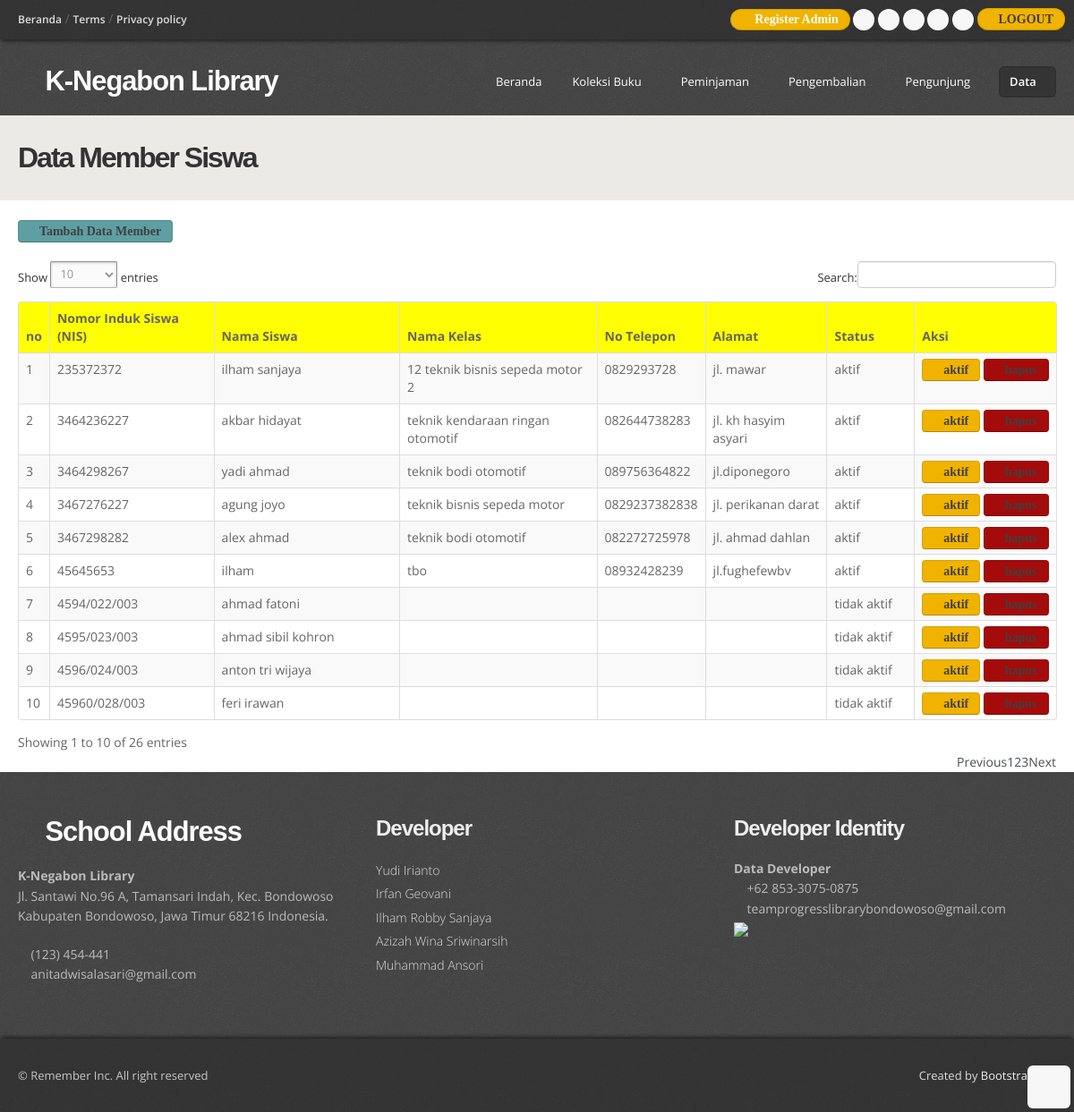
Page /admin/data_member.php (signed in) on the committed database.
### tables this page shows
CREATE TABLE `member_perpus` (
  `nis` varchar(15) NOT NULL,
  `nama_siswa` varchar(30) NOT NULL,
  `jurusan` varchar(40) NOT NULL,
  `no_telp` varchar(15) NOT NULL,
  `alamat` varchar(50) NOT NULL,
  `status` varchar(20) NOT NULL
);

### admin/functions.php (called while the page is built, shortened)
<?php
$conn = mysqli_connect("localhost", "root", "", "perpustakaan");
function query($query) {
    global $conn;
    $result = mysqli_query($conn, $query);
    $rows = [];
    while ($row = mysqli_fetch_assoc($result)){
        $rows[] = $row;
    }
    return $rows;
}
?>

### admin/data_member.php (the view, shortened to what this page needs)
<?php
require 'functions.php';
$data_member = query ("SELECT * FROM member_perpus");
?>
<!DOCTYPE html>
<html lang="en">
<head>
  <link href="css/bootstrap.css" rel="stylesheet" />
  <link href="css/bootstrap-responsive.css" rel="stylesheet" />
  <link href="css/prettyPhoto.css" rel="stylesheet" />
  <link href="css/style.css" rel="stylesheet">
  <link href="js/dataTables/dataTables.bootstrap.css" rel="stylesheet">
  <link id="t-colors" href="color/default.css" rel="stylesheet" />
</head>
<body>
  <div id="wrapper">
    <header>
    <?php include 'tag_header.php';  ?>
      <div class="container">
        <div class="row nomargin">
          <div class="span4">
            <div class="logo">
              <h1><a href="index.html"><i class="icon-tint"></i> K-Negabon Library</a></h1>
            </div>
          </div>
          <div class="span8">
            <div class="navbar navbar-static-top">
              <div class="navigation">
                <nav>
                  <ul class="nav topnav">
                    <li><a href="index.php">Beranda</a></li>
                    <li class="dropdown">
                      <a href="#">Koleksi Buku<i class="icon-angle-down"></i></a>
                    </li>
                    <li class="dropdown">
                      <a href="#">Peminjaman<i class="icon-angle-down"></i></a>
                    </li>
                    <li class="dropdown">
                      <a href="#">Pengembalian<i class="icon-angle-down"></i></a>
                    </li>
                    <li class="dropdown">
                      <a href="#">Pengunjung<i class="icon-angle-down"></i></a>
                    </li>
                    <li class="dropdown active">
                      <a href="#">Data<i class="icon-angle-down"></i></a>
                    </li>
                  </ul>
                </nav>
              </div>
            </div>
          </div>
        </div>
      </div>
    </header>
    <section id="inner-headline">
      <div class="container">
        <div class="row">
          <div class="span4">
            <div class="inner-heading">
              <h2>Data Member Siswa</h2>
            </div>
          </div>
        </div>
      </div>
    </section>
      <br>
     <div class="container-fluid">
      <div class="col-lg-12">
        <a href="tambah_data_member.php" class="btn btn-info icon-plus">Tambah Data Member</a>
          <br><br>
            <form action="" method="post">
              <div class="table-responsive">
                <table class="table table-striped table-bordered table-hover" id="tabel">
                  <thead>
                      <tr bgcolor='yellow' align='center'>
                          <th>no</th>
                          <th>Nomor Induk Siswa (NIS)</th>
                          <th>Nama Siswa</th>
                          <th>Nama Kelas</th>
                          <th>No Telepon</th>
                          <th>Alamat</th>
                          <th>Status</th>
                          <th>Aksi</th>
                      </tr>
                      </thead>
                      <tbody>
                      <?php $i = 1;
                      foreach( $data_member as $row) :
                      ?>
                      <tr>
                          <td><?=$i; ?></td>
                          <td><?php echo $row["nis"]; ?></td>
                          <td><?php echo $row["nama_siswa"];?></td>
                          <td><?php echo $row["jurusan"];?></td>
                          <td><?php echo $row["no_telp"];?></td>
                          <td><?php echo $row["alamat"];?></td>
                          <td><?php echo $row["status"];?></td>
                          <td>
                          <a href="data_member.php?acc=approve&nis=<?= $row ['nis']; ?>" class="btn btn-warning icon-check" title="aktif member" >aktif</a>
                          <a href="hapus_member.php?id=<?= $row["nis"]; ?>
                          " onclick="return confirm('Yakin Ingin Menghapus Data Ini?');"  class="btn btn-danger icon-trash" title="hapus data">hapus</a>
                          </td>
                      </tr>
                      <?php $i++;
                      endforeach; ?>
                    </tbody>
                  </table>
                </div>
              </form>
            </div>
          </div>
    <footer>
    <?php include 'footer_admin.php';  ?>
    </footer>
  </div>
  <a href="#" class="scrollup"><i class="icon-angle-up icon-rounded icon-bglight icon-2x"></i></a>
</body>
</html>

### admin/css/style.css (style rules this page uses)
body { font-family:'Open Sans', Arial, sans-serif; font-size:14px; font-weight:400; line-height:1.6em; color:#656565; }
a { color:#4b5056; }
.bold { font-weight:900; }
.container { padding:0 20px 0 20px; position:relative; }
.row { margin-bottom:30px; }
.row.nomargin { margin-bottom:0; }
header { background: url(../img/header-pattern-150.png) repeat; margin:0; padding:0 0 20px; position:relative; z-index:2000; }
header .logo { float:left; }
header .logo h1 { color:#fdfdfd; letter-spacing:-1px; font-size:2.2em; font-weight:900; margin:0; }
header .logo h1 a { color:#fdfdfd; }
header .navigation { float:right; }
header ul.nav li { border:none; margin:0; }
header ul.nav li a { border:none; font-weight:400; }
.navbar .nav > li > a { font-size:13px; color: #fdfdfd; text-shadow: none; }
header ul.nav li a i { color:#fff; }
.navbar .nav > .active > a,.navbar .nav > .active > a:hover { font-weight:600; }
ul.nav li.dropdown a { z-index:1000; display:block; }
#inner-headline { background:#eceae6; position:relative; margin:0; padding:0; }
#inner-headline .inner-heading h2 { color:#333; margin:30px 0 0 0; font-size:32px; letter-spacing:-2px; }
footer { padding:50px 0 0 0; color:#bbb; background: url(../img/header-pattern-150.png) repeat; }
.scrollup { position:fixed; width:32px; height:32px; bottom:20px; right:20px; }
a.scrollup { outline:0; text-decoration:none; }
a i.icon-bglight, a i.icon-bgdark { display: inline-block; }
[class^="icon-"], [class*=" icon-"] { color:#404040; }

### admin/color/default.css (style rules this page uses)
.logo h1 [class^="icon-"] { color:#8fc04e; }

### admin/css/overwrite.css (style rules this page uses)
h1, h2, h3, h4, h5, h6 { font-family: 'Raleway', sans-serif; color:#353535; font-weight:700; line-height:1.1em; margin-top:0; }
h1 { font-size:60px; margin-bottom:24px; }
h2 { font-size:42px; margin-bottom:22px; }
.table-bordered thead:first-child tr:first-child > th:first-child, .table-bordered tbody:first-child tr:first-child > td:first-child { -webkit-border-top-left-radius: 2px; border-top-left-radius: 2px; -moz-border-radius-topleft: 2px; }
.table-bordered thead:first-child tr:first-child > th:last-child, .table-bordered tbody:first-child tr:first-child > td:last-child { -webkit-border-top-right-radius: 2px; border-top-right-radius: 2px; -moz-border-radius-topright: 2px; }
.table-bordered thead:last-child tr:last-child > th:first-child, .table-bordered tbody:last-child tr:last-child > td:first-child, .table-bordered tfoot:last-child tr:last-child > td:first-child { -webkit-border-bottom-left-radius: 2px; border-bottom-left-radius: 2px; -moz-border-radius-bottomleft: 2px; }
.table-bordered thead:last-child tr:last-child > th:last-child, .table-bordered tbody:last-child tr:last-child > td:last-child, .table-bordered tfoot:last-child tr:last-child > td:last-child { -webkit-border-bottom-right-radius: 2px; border-bottom-right-radius: 2px; -moz-border-radius-bottomright: 2px; }
ul, ol { padding: 0; margin: 0 0 10px 25px; }
li { line-height: 1.6em; }
.btn { font-size: 14px; font-weight:600; text-shadow: none; background-image:none; border-color: none; border-bottom-color: none; -webkit-box-shadow: none; -moz-box-shadow: none; box-shadow: none; }
.btn { outline:0; -webkit-border-radius: 4px; -moz-border-radius: 4px; border-radius: 4px; }
a.btn,.btn:focus { outline:0; }
.btn-info { background: #5E9FA3; }
.btn-warning { background: #F0B300; }
.btn-danger { background: #a40b0b; }
.navbar .nav { border-right:none; border-left:none; }
.navbar .nav > li > a { float: none; font-size:13px; margin-left:10px; margin-right:0; text-decoration: none; text-shadow: none; border-right:none; border-left:none; color: #fff; border:2px solid transparent; padding:4px 10px 4px 10px; background-image: none; background: none; }
.navbar .nav > .active > a, .navbar .nav > .active > a:hover, .navbar .nav > .active > a:focus { color: #fff; border:2px solid #302f2f; padding:4px 10px 4px 10px; background-image: none; background: #343434; filter: none; text-decoration: none; -webkit-box-shadow: none; -moz-box-shadow: none; box-shadow: none; -webkit-border-radius: 6px; -moz-border-radius: 6px; border-radius: 6px; -moz-box-shadow: inset 0 0 1px #555; -webkit-box-shadow: inset 0 0 1px #555; box-shadow: inset 0 0 1px #555; }

### rows in the picture
member_perpus: nis "235372372", nama_siswa "ilham sanjaya", jurusan "12 teknik bisnis sepeda motor 2", no_telp "0829293728", alamat "jl. mawar", status "aktif"
member_perpus: nis "3464236227", nama_siswa "akbar hidayat", jurusan "teknik kendaraan ringan otomotif", no_telp "082644738283", alamat "jl. kh hasyim asyari", status "aktif"
member_perpus: nis "3464298267", nama_siswa "yadi ahmad", jurusan "teknik bodi otomotif", no_telp "089756364822", alamat "jl.diponegoro", status "aktif"
member_perpus: nis "3467276227", nama_siswa "agung joyo", jurusan "teknik bisnis sepeda motor", no_telp "0829237382838", alamat "jl. perikanan darat", status "aktif"
member_perpus: nis "3467298282", nama_siswa "alex ahmad", jurusan "teknik bodi otomotif", no_telp "082272725978", alamat "jl. ahmad dahlan", status "aktif"
member_perpus: nis "45645653", nama_siswa "ilham", jurusan "tbo", no_telp "08932428239", alamat "jl.fughefewbv", status "aktif"
member_perpus: nis "4594/022/003", nama_siswa "ahmad fatoni", status "tidak aktif"
member_perpus: nis "4595/023/003", nama_siswa "ahmad sibil kohron", status "tidak aktif"
member_perpus: nis "4596/024/003", nama_siswa "anton tri wijaya", status "tidak aktif"
member_perpus: nis "45960/028/003", nama_siswa "feri irawan", status "tidak aktif"
